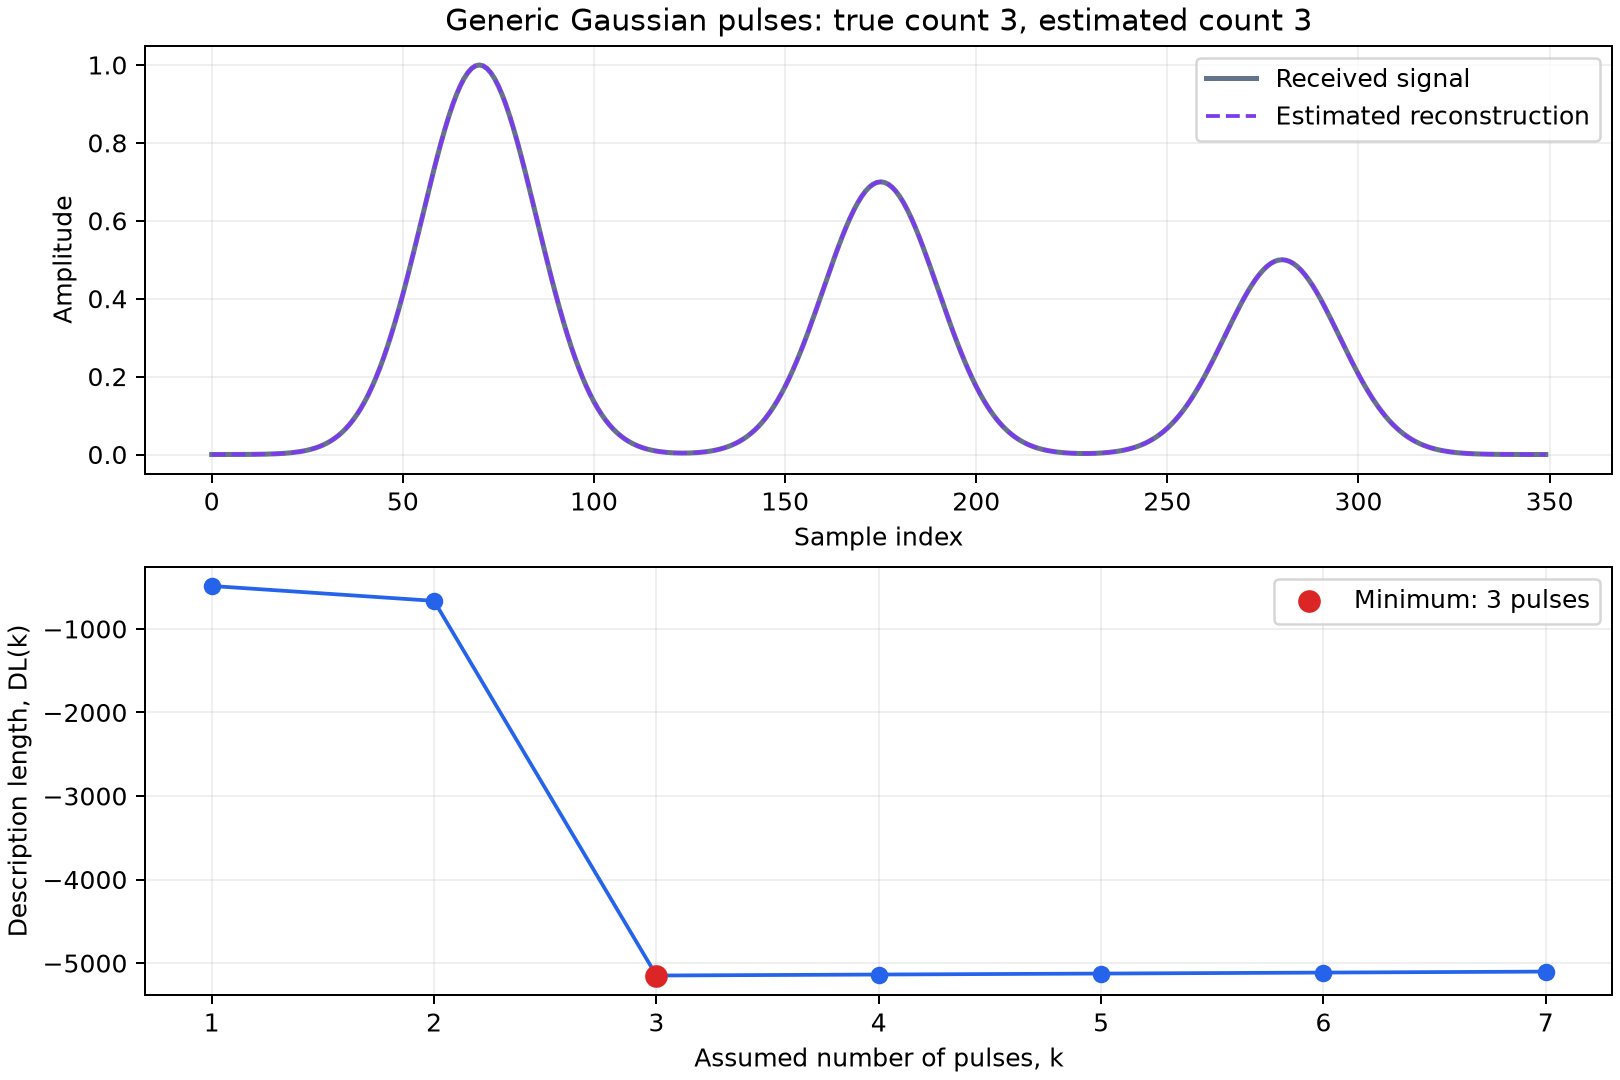

Write the Python code that produced this figure.
"""Generic pulse-count demonstration using matched filtering and MDL."""

from pathlib import Path
import numpy as np
import matplotlib.pyplot as plt

# Simulation settings. Edit centers to change the count or introduce overlap.
N = 350
WIDTH = 15
CENTERS = [70, 175, 280]
AMPLITUDES = [1.0, 0.7, 0.5]
NOISE_STD = 0.0  # Start noiseless; try 0.03 next.
MAX_PULSES = 7


def estimate_count(received, width, max_pulses):
    """Fit candidate counts without knowing the true centers or amplitudes."""
    n = len(received)
    samples = np.arange(n)
    # Each column is the known pulse shape at a different candidate center.
    templates = np.exp(-0.5 * ((samples[:, None] - samples[None, :]) / width) ** 2)
    norms = np.linalg.norm(templates, axis=0)
    residual = received.copy()
    centers, scores, reconstructions = [], [], []
    # A shared numerical floor avoids log(0) for exact noiseless fits.
    floor = max(np.mean(received ** 2) * 1e-12, np.finfo(float).tiny)

    for k in range(1, max_pulses + 1):
        # Matched filtering: correlate the current residual with each template.
        matches = np.abs(templates.T @ residual) / norms
        matches[centers] = -np.inf
        centers.append(int(np.argmax(matches)))

        # Estimate amplitudes at the selected locations and subtract the fit.
        selected = templates[:, centers]
        amplitudes = np.linalg.lstsq(selected, received, rcond=None)[0]
        reconstruction = selected @ amplitudes
        residual = received - reconstruction
        mse = max(np.sum(residual ** 2) / n, floor)

        # Matches the supplied MATLAB scripts: k delays, k amplitudes, variance.
        parameters = 2 * k + 1
        mdl = parameters * np.log(n) + (n / 2) * np.log(mse)
        scores.append(mdl)
        reconstructions.append(reconstruction)

    best = int(np.argmin(scores))
    return best + 1, np.array(scores), reconstructions[best]


def main():
    samples = np.arange(N)
    clean = sum(
        amplitude * np.exp(-0.5 * ((samples - center) / WIDTH) ** 2)
        for center, amplitude in zip(CENTERS, AMPLITUDES)
    )
    noise = np.random.default_rng(42).normal(0, NOISE_STD, N)
    received = clean + noise
    count, mdl, reconstruction = estimate_count(received, WIDTH, MAX_PULSES)

    fig, axes = plt.subplots(2, 1, figsize=(9, 6), layout="constrained")
    axes[0].plot(samples, received, color="#64748b", label="Received signal", linewidth=2)
    axes[0].plot(samples, reconstruction, "--", color="#7c3aed", label="Estimated reconstruction")
    axes[0].set(title=f"Generic Gaussian pulses: true count {len(CENTERS)}, estimated count {count}",
                xlabel="Sample index", ylabel="Amplitude")
    axes[0].legend()
    counts = np.arange(1, MAX_PULSES + 1)
    axes[1].plot(counts, mdl, "o-", color="#2563eb")
    axes[1].scatter(count, mdl[count - 1], color="#dc2626", s=65, zorder=3,
                    label=f"Minimum: {count} pulses")
    axes[1].set(xlabel="Assumed number of pulses, k", ylabel="Description length, DL(k)",
                xticks=counts)
    axes[1].legend()
    for ax in axes:
        ax.grid(alpha=0.2)
    output = Path(__file__).with_suffix(".png")
    fig.savefig(output, dpi=180)
    print(f"True count: {len(CENTERS)}; estimated count: {count}")
    print("Description lengths:", np.round(mdl, 3))
    print(f"Plot saved to {output}")
    if plt.get_backend().lower() != "agg":
        plt.show()


if __name__ == "__main__":
    main()
